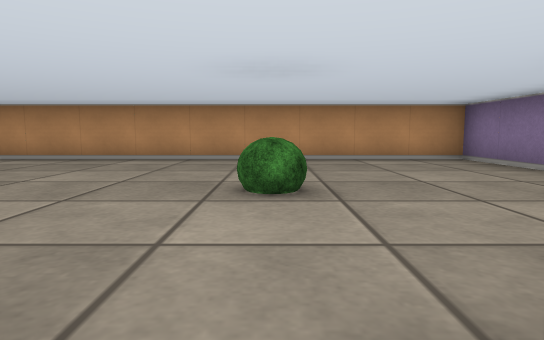
View 1 (above)

17 first-person views from a walk through a cub3D ray-caster map. The camera is about half as high as the walls, tilts 6° down and sees 75° across. The floor is counted in squares. Each view is taken from the middle of a square. On the plan, view 1 faces up. The plan holds only what a view shows up to about 9 squares ahead; the rest is blank.

View 2
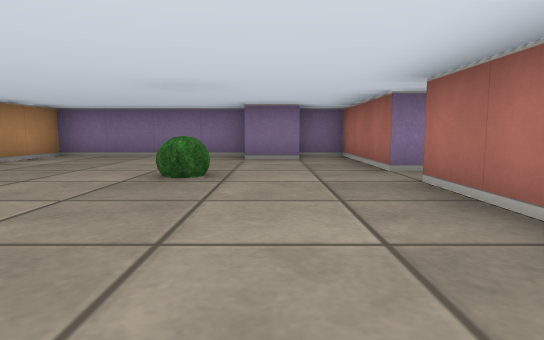

View 3
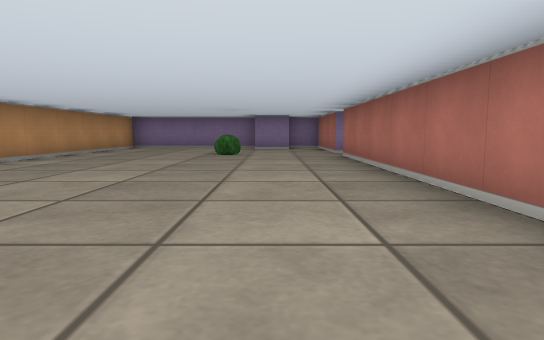

View 4
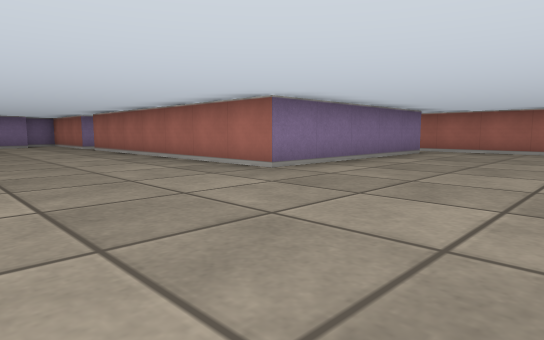

View 5
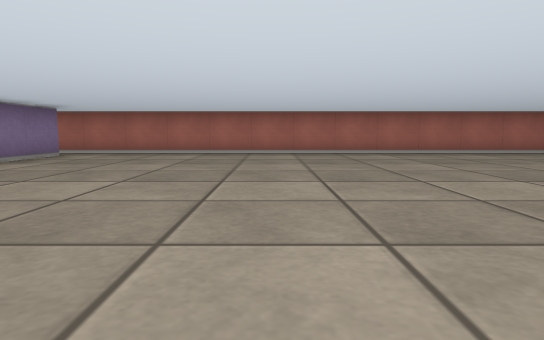

View 6
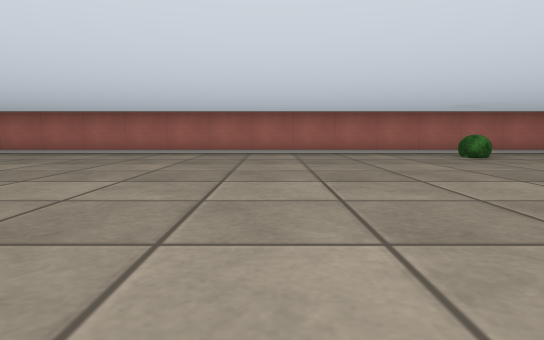

View 7
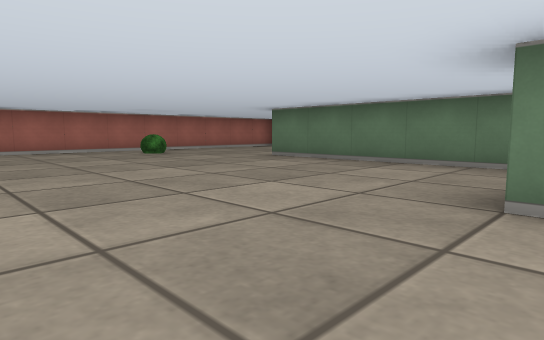

View 8
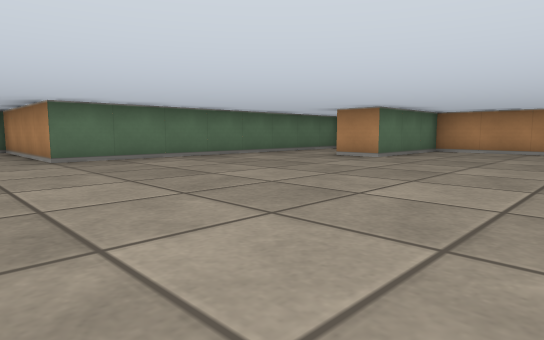

View 9
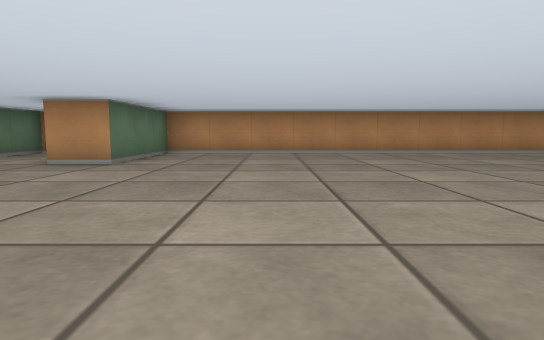

View 10
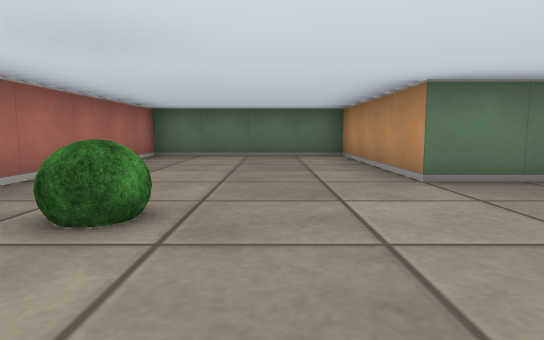

View 11
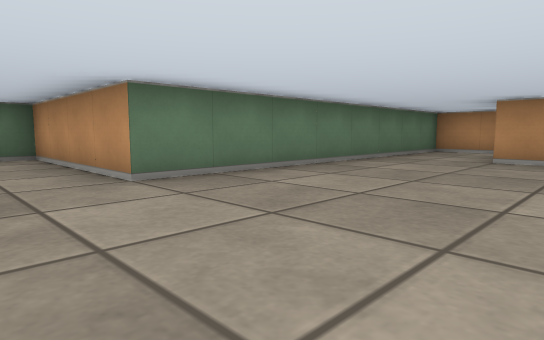

View 12
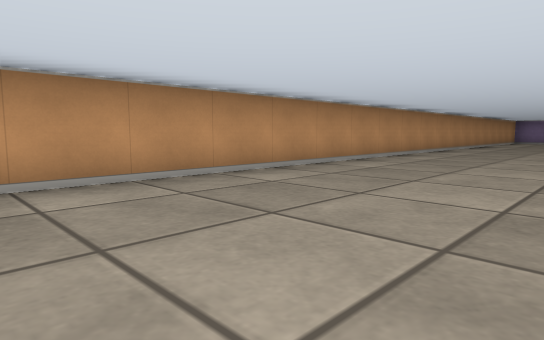

View 13
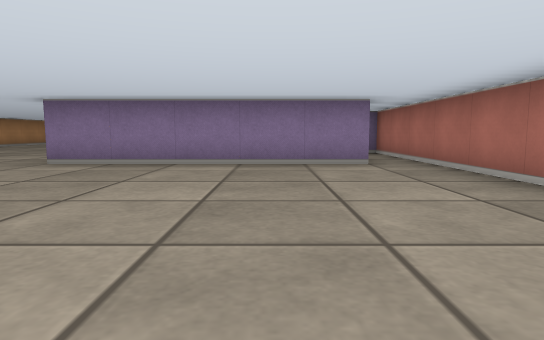

View 14
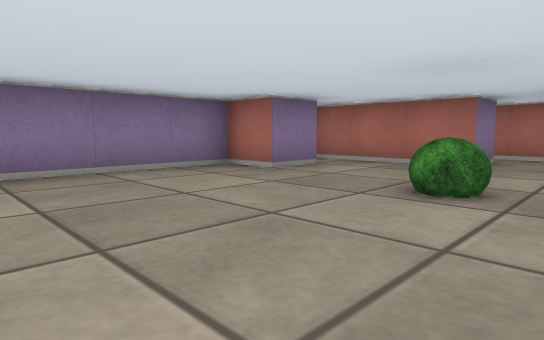

View 15
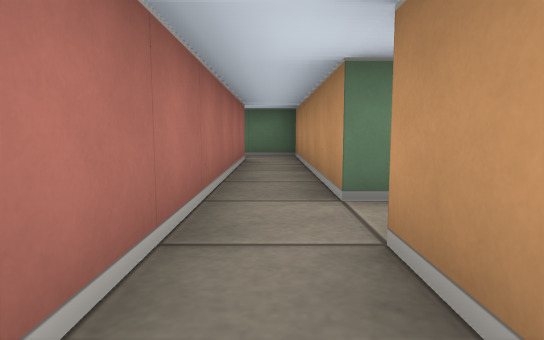

View 16
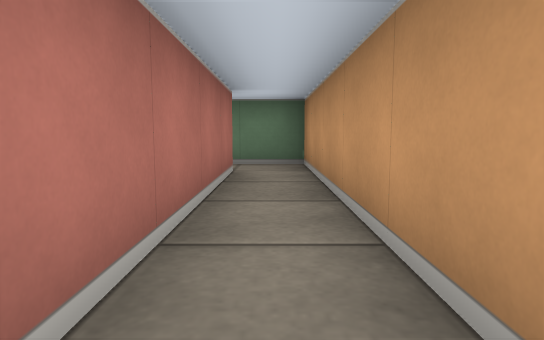

View 17
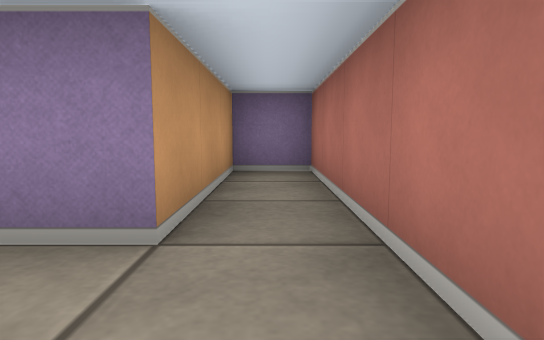

### Floor plan
Ten units are one square. View 1 is at (0, 0); x grows to the right and y downward. Boxes are objects, and circles mark ways between rooms. Rooms are numbered by the first view taken in them; rooms with no view inside come last. Other rooms are left out.
<svg viewBox="-280 -70 320 130">
<path fill="none" stroke="#000" d="M-5 5 -55 5 -55 16M-45 15 35 15 35 5 5 5 5 -5M-75 46 -75 -5 -5 -5M-221 -65 -235 -65 -235 15 -275 15 -275 55 -45 55M5 -5 35 -5 35 -15M25 -14 25 -25 35 -25 35 -65 -205 -65 -205 -35 -215 -35"/>
<rect x="-225" y="35" width="10" height="10" fill="#bbb"><title>bush</title></rect>
<rect x="-5" y="-35" width="10" height="10" fill="#bbb"><title>bush</title></rect>
<circle cx="0" cy="0" r="3" fill="#2a7"/>
<text x="-20" y="10">1</text>
<text x="-130" y="-10">2</text>
</svg>
Room 1 opens to room 2.

Where each view was taken, in squares from view 1:
view 1: 0 up, 0 right, facing up
view 2: 2 up, 4 left, facing right
view 3: 2 up, 8 left, facing right
view 4: 4 up, 11 left, facing down-right
view 5: 3 up, 12 left, facing down
view 6: 3 up, 18 left, facing down
view 7: 4 up, 18 left, facing down-left
view 8: 3 down, 17 left, facing up-left
view 9: 2 down, 18 left, facing up
view 10: 3 down, 20 left, facing left
view 11: 3 down, 20 left, facing up-left
view 12: 3 up, 15 left, facing up-right
view 13: 3 down, 13 left, facing right
view 14: 6 up, 1 left, facing down-right
view 15: 1 down, 2 right, facing left
view 16: 1 down, 0 right, facing left
view 17: 1 down, 1 left, facing right
